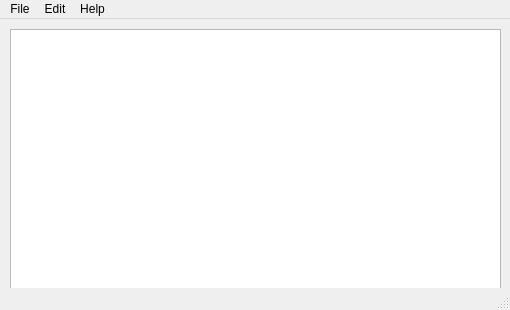
<?xml version="1.0" encoding="UTF-8"?>
<ui version="4.0">
 <class>StylerWindow</class>
 <widget class="QMainWindow" name="StylerWindow">
  <property name="geometry">
   <rect>
    <x>0</x>
    <y>0</y>
    <width>510</width>
    <height>310</height>
   </rect>
  </property>
  <property name="sizePolicy">
   <sizepolicy hsizetype="Preferred" vsizetype="Preferred">
    <horstretch>0</horstretch>
    <verstretch>0</verstretch>
   </sizepolicy>
  </property>
  <property name="windowTitle">
   <string>CStyler</string>
  </property>
  <widget class="QWidget" name="centralwidget">
   <widget class="QPlainTextEdit" name="plainTextEdit">
    <property name="geometry">
     <rect>
      <x>10</x>
      <y>10</y>
      <width>491</width>
      <height>261</height>
     </rect>
    </property>
    <property name="sizePolicy">
     <sizepolicy hsizetype="Ignored" vsizetype="Ignored">
      <horstretch>100</horstretch>
      <verstretch>100</verstretch>
     </sizepolicy>
    </property>
    <property name="minimumSize">
     <size>
      <width>0</width>
      <height>0</height>
     </size>
    </property>
    <property name="maximumSize">
     <size>
      <width>16777215</width>
      <height>16777215</height>
     </size>
    </property>
    <property name="font">
     <font>
      <family>Arial</family>
      <pointsize>10</pointsize>
     </font>
    </property>
    <property name="tabStopWidth">
     <number>20</number>
    </property>
   </widget>
  </widget>
  <widget class="QMenuBar" name="menubar">
   <property name="geometry">
    <rect>
     <x>0</x>
     <y>0</y>
     <width>510</width>
     <height>19</height>
    </rect>
   </property>
   <widget class="QMenu" name="menuFile">
    <property name="title">
     <string>File</string>
    </property>
    <addaction name="actionOpen"/>
    <addaction name="actionSave"/>
    <addaction name="actionSaveAs"/>
    <addaction name="actionExit"/>
   </widget>
   <widget class="QMenu" name="menuEdit">
    <property name="title">
     <string>Edit</string>
    </property>
    <addaction name="actionFormat"/>
    <addaction name="actionCompress"/>
    <addaction name="actionSettings"/>
   </widget>
   <widget class="QMenu" name="menuHelp">
    <property name="title">
     <string>Help</string>
    </property>
    <addaction name="actionContextHelp"/>
   </widget>
   <addaction name="menuFile"/>
   <addaction name="menuEdit"/>
   <addaction name="menuHelp"/>
  </widget>
  <widget class="QStatusBar" name="statusbar"/>
  <action name="actionOpen">
   <property name="text">
    <string>Open</string>
   </property>
   <property name="shortcut">
    <string>Ctrl+O</string>
   </property>
  </action>
  <action name="actionSave">
   <property name="text">
    <string>Save</string>
   </property>
   <property name="shortcut">
    <string>Ctrl+S</string>
   </property>
  </action>
  <action name="actionSaveAs">
   <property name="text">
    <string>Save As..</string>
   </property>
   <property name="shortcut">
    <string>Ctrl+Shift+S</string>
   </property>
  </action>
  <action name="actionExit">
   <property name="text">
    <string>Exit</string>
   </property>
   <property name="shortcut">
    <string>Esc</string>
   </property>
  </action>
  <action name="actionFormat">
   <property name="text">
    <string>Format</string>
   </property>
   <property name="shortcut">
    <string>Ctrl+Shift+F</string>
   </property>
  </action>
  <action name="actionCompress">
   <property name="text">
    <string>Compress</string>
   </property>
   <property name="shortcut">
    <string>Ctrl+Shift+C</string>
   </property>
  </action>
  <action name="actionContextHelp">
   <property name="text">
    <string>Context Help</string>
   </property>
   <property name="shortcut">
    <string>F1</string>
   </property>
  </action>
  <action name="actionSettings">
   <property name="text">
    <string>Settings</string>
   </property>
  </action>
 </widget>
 <resources/>
 <connections/>
</ui>
